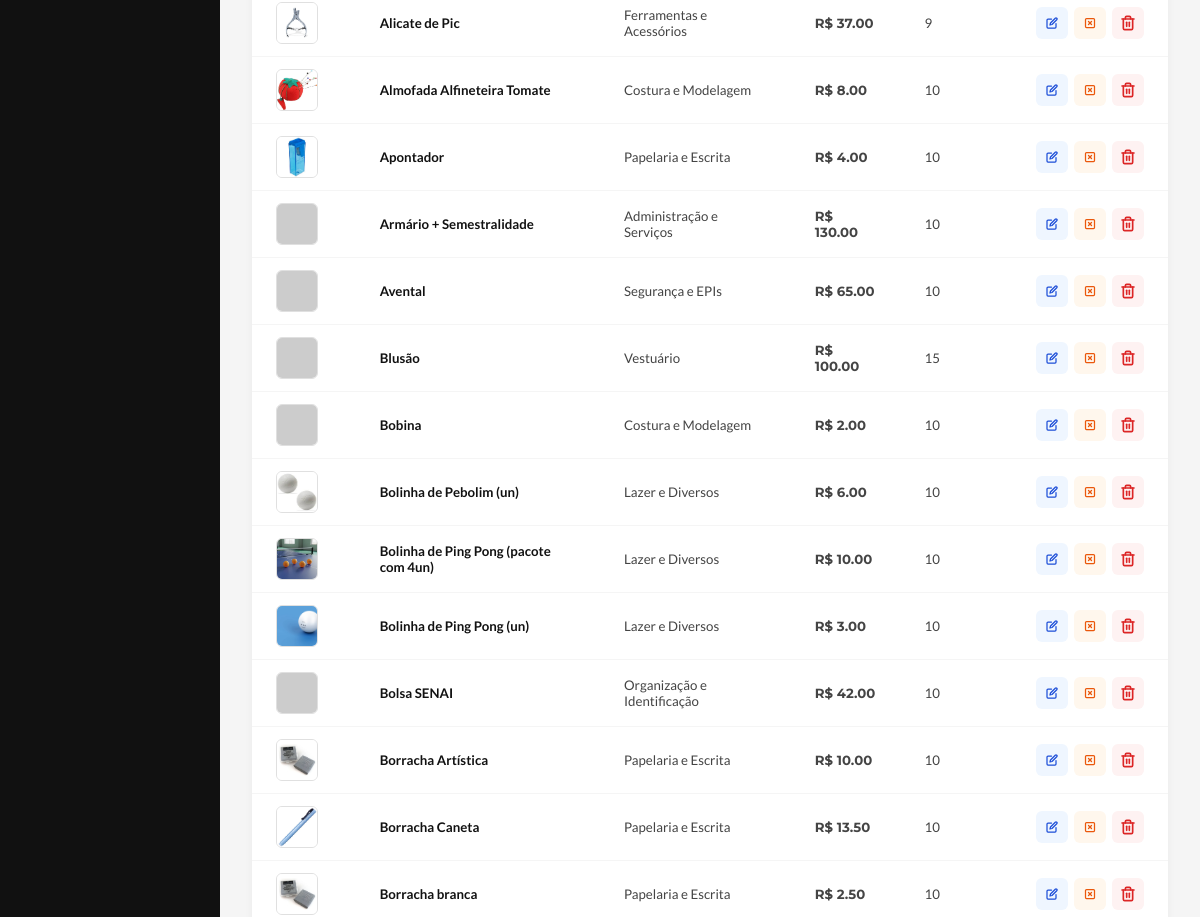
The app's page /produtos (signed in, middle part), older data.
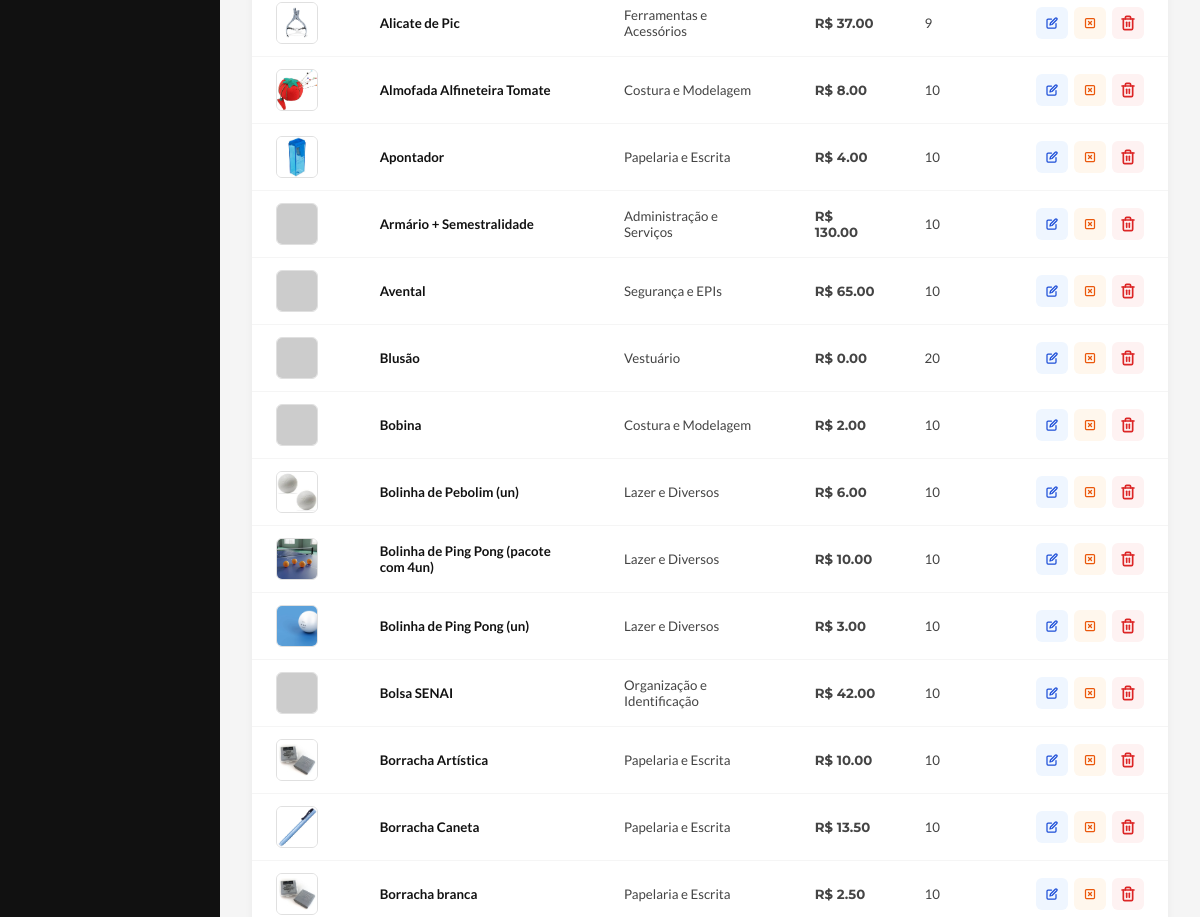
The same page, newer data.
### app/models/produto.py (models this page shows, shortened)
class Produto(Base):
    __tablename__ = "produtos"
    id = Column(Integer, primary_key=True, autoincrement=True, index=True)
    nome = Column(String(100), nullable=False)
    preco = Column(Float, nullable=False, default=0.0)
    estoque_atual = Column(Integer, default=0)
    descricao = Column(String(255), nullable=True)
    ativa = Column(Boolean, default=True)
    imagem_path = Column(String(255), nullable=True)
    categoria_id = Column(Integer, ForeignKey("categorias.id", ondelete="SET NULL"), nullable=False)
    categoria = relationship("Categoria", back_populates="produtos")
    variacoes = relationship("ProdutoVariacao", back_populates="produto", cascade="all, delete-orphan", lazy="select")

### app/models/categoria.py (models this page shows)
class Categoria(Base):
    __tablename__ = "categorias"
    id = Column(Integer, primary_key=True, autoincrement=True, index=True)
    nome = Column(String(50), unique=True, nullable=False)
    ativa = Column(Boolean, default=True)
    produtos = relationship("Produto", back_populates="categoria", lazy="select")

### app/controllers/produto_controller.py (the view)
@router.get("")
def listar_produtos(
    request: Request,
    busca: str = "",
    categoria_id: int = 0,
    status: str = "ativos",
    db: Session = Depends(get_db),
    usuario = Depends(get_usuario_logado)
):
    query = db.query(Produto)
    if status == "inativos":
        produtos = query.filter(Produto.ativa == False).all()
    else:
        produtos = query.filter(Produto.ativa == True).all()
    if busca:
        query = query.filter(Produto.nome.ilike(f"%{busca}%"))
    if categoria_id:
        query = query.filter(Produto.categoria_id == categoria_id)
    produtos    = query.order_by(Produto.nome).all()
    categorias  = db.query(Categoria).filter(Categoria.ativa == True).all()
    return templates.TemplateResponse(
        request,
        "produtos/index.html",
        {
            "request":      request,
            "usuario":      usuario,
            "produtos":     produtos,
            "categorias":   categorias,
            "busca":        busca,
            "categoria_id": categoria_id,
            "status_atual": status
        }
    )

### app/templates/produtos/index.html (shortened to what this page needs)
<!DOCTYPE html>
<html lang="pt-br">
<head>
    <link rel="stylesheet" href="static/css/estoque.css">
</head>
<body>
    <aside class="barra-lateral">
        <ul class="barra-nav">
        </ul>
    </aside>
    <div class="conteudo-principal">
        <main class="area-conteudo">
            <div class="card-tabela">
                <table class="tabela-produtos">
                    <tbody>
                        {% for p in produtos %}
                        <tr>
                            <td class="td-imagem">
                                <img src="{{ p.imagem_url }}" alt="{{ p.nome }}">
                            </td>
                            <td class="td-nome">
                                <a href="/produtos/{{ p.id }}">{{ p.nome }}</a>
                            </td>
                            <td>{{ p.categoria.nome if p.categoria else "—" }}</td>
                            <td class="td-preco">R$ {{ "%.2f"|format(p.preco) }}</td>
                            <td>{{ p.estoque_atual }}</td>
                            <td>
                                <div class="acoes-td" style="display: flex; gap: 6px; align-items: center; justify-content: flex-start;">
                                    {% if usuario.role == 'admin' %}
                                    <button class="btn-editar"
                                        data-id="{{ p.id }}"
                                        data-nome="{{ p.nome }}"
                                        data-preco="{{ p.preco }}"
                                        data-estoque="{{ p.estoque_atual }}"
                                        data-categoria="{{ p.categoria.id if p.categoria else '' }}"
                                        onclick="abrirModalEditar(this)"
                                        title="Editar Produto"
                                        style="display: inline-flex; align-items: center; justify-content: center; background-color: #eff6ff; color: #1d4ed8; width: 32px; height: 32px; border-radius: 6px; border: none; cursor: pointer; transition: all 0.2s;"
                                        onmouseover="this.style.backgroundColor='#dbeafe'; this.style.transform='scale(1.05)'"
                                        onmouseout="this.style.backgroundColor='#eff6ff'; this.style.transform='scale(1)'">
                                    </button>
                                    {% if p.ativa %}
                                    <button class="btn-desativar" type="button"
                                        data-id="{{ p.id }}" data-nome="{{ p.nome }}" data-acao="desativar"
                                        onclick="abrirModalStatus(this)"
                                        title="Desativar Produto"
                                        style="display: inline-flex; align-items: center; justify-content: center; background-color: #fff7ed; color: #ea580c; width: 32px; height: 32px; border-radius: 6px; border: none; cursor: pointer; transition: all 0.2s;"
                                        onmouseover="this.style.backgroundColor='#ffedd5'; this.style.transform='scale(1.05)'"
                                        onmouseout="this.style.backgroundColor='#fff7ed'; this.style.transform='scale(1)'">
                                    </button>
                                    {% endif %}
                                    <button class="btn-excluir" type="button"
                                        data-id="{{ p.id }}" data-nome="{{ p.nome }}"
                                        onclick="abrirModalExcluir(this)"
                                        title="Excluir Permanentemente"
                                        style="display: inline-flex; align-items: center; justify-content: center; background-color: #fef2f2; color: #dc2626; width: 32px; height: 32px; border-radius: 6px; border: none; cursor: pointer; transition: all 0.2s;"
                                        onmouseover="this.style.backgroundColor='#fee2e2'; this.style.transform='scale(1.05)'"
                                        onmouseout="this.style.backgroundColor='#fef2f2'; this.style.transform='scale(1)'">
                                    </button>
                                    {% endif %}
                                </div>
                            </td>
                        </tr>
                        {% endfor %}
                    </tbody>
                </table>
            </div>
        </main>
    </div>
</body>
</html>

### app/static/css/estoque.css (style rules this page uses)
*, *::before, *::after { box-sizing: border-box; margin: 0; padding: 0; }
:root { --vermelho: #c8102e; --vermelho-escuro: #a00d25; --preto: #111111; --branco: #ffffff; --cinza-claro: #f5f5f5; --cinza-medio: #e0e0e0; --cinza-texto: #444444; --sombra: 0 4px 24px rgba(0, 0, 0, 0.10); --transicao: 0.22s ease; --largura-barra: 220px; }
html { scroll-behavior: smooth; }
body { font-family: 'Lato', sans-serif; color: var(--preto); background: var(--cinza-claro); overflow-x: hidden; min-height: 100vh; display: flex; }
.barra-lateral { width: var(--largura-barra); min-height: 100vh; background: var(--preto); display: flex; flex-direction: column; position: fixed; left: 0; top: 0; bottom: 0; z-index: 200; }
.barra-nav { list-style: none; padding: 0 12px; flex: 1; }
.conteudo-principal { margin-left: var(--largura-barra); flex: 1; display: flex; flex-direction: column; min-height: 100vh; }
.area-conteudo { padding: 28px 32px; flex: 1; }
.card-tabela { background: var(--branco); border-radius: 14px; box-shadow: 0 2px 8px rgba(0, 0, 0, 0.05); overflow: hidden; animation: aparecer 0.4s ease both; }
.tabela-produtos { width: 100%; border-collapse: collapse; font-size: 0.83rem; }
.tabela-produtos tbody td { padding: 12px 24px; color: var(--cinza-texto); border-bottom: 1px solid #f5f5f5; vertical-align: middle; }
.td-nome a { color: var(--preto); font-weight: 700; text-decoration: none; transition: color var(--transicao); }
.td-imagem img { width: 42px; height: 42px; border-radius: 6px; object-fit: cover; border: 1.5px solid var(--cinza-medio); display: block; }
.td-preco { font-family: 'Montserrat', sans-serif; font-weight: 700; color: var(--vermelho); }
.acoes-td { display: flex; align-items: center; gap: 6px; }
.btn-editar { display: inline-flex; align-items: center; gap: 4px; background: none; color: var(--cinza-texto); text-decoration: none; font-weight: 700; font-size: 0.76rem; padding: 5px 10px; border-radius: 6px; border: 1px solid var(--cinza-medio); transition: border-color var(--transicao), color var(--transicao), background var(--transicao); }
.btn-desativar { display: inline-flex; align-items: center; gap: 4px; background: none; color: #cc0000; font-family: 'Lato', sans-serif; font-weight: 700; font-size: 0.76rem; padding: 5px 10px; border-radius: 6px; border: 1px solid #fecdd3; cursor: pointer; transition: background var(--transicao), border-color var(--transicao); }

Row changes from the older to the newer data that the page shows:
changed Produto "Blusão": preco "100.00" → "0.00"; estoque_atual "15" → "20"
